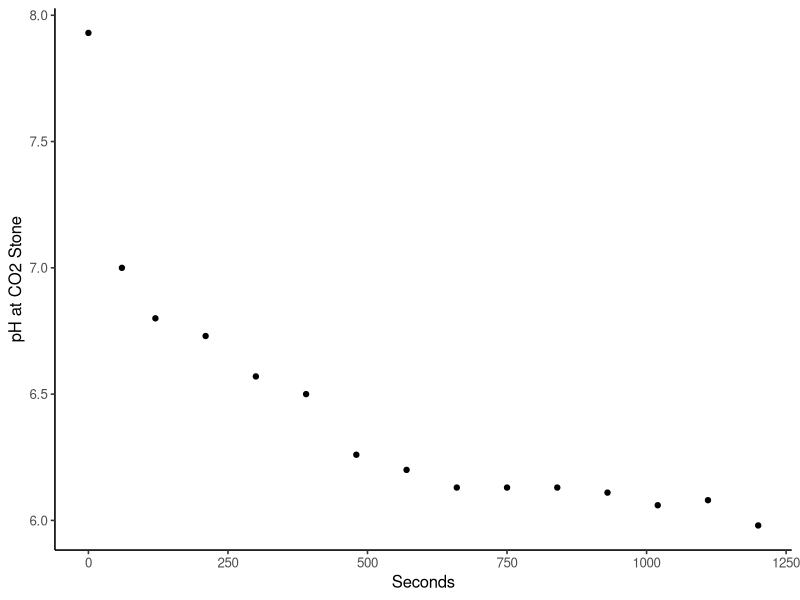
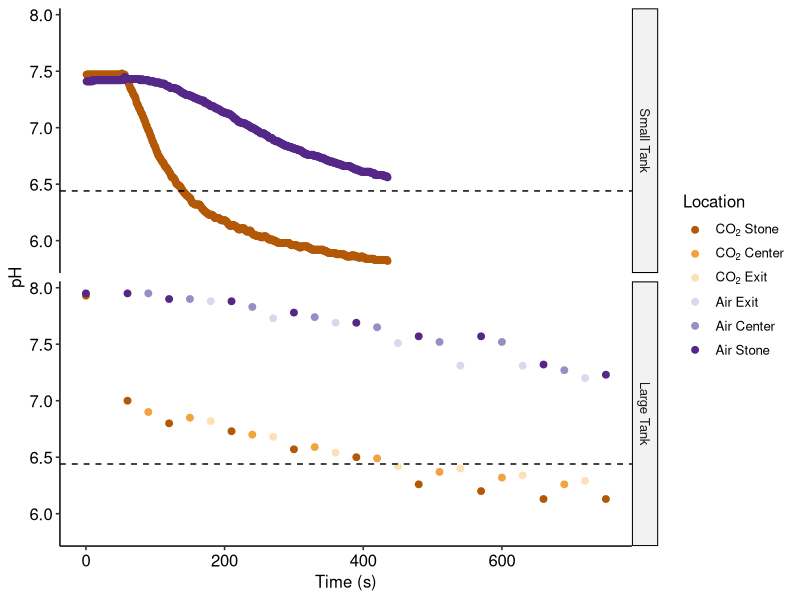

These charts were generated, in order, by the following R code:
# CO2 trends in large tank
library("reshape")
library("ggplot2")
library("ggpubr")
library("dplyr")

# uncomment to run script outside of CO2_Avoidance.Rmd
# setwd(dirname(rstudioapi::getActiveDocumentContext()$path))
# getwd()

# Prepare large tank pH values
largeCO2 <- read.csv("./Data/CO2_Map_Large.csv") %>% select(-Time) 

stone <- ggplot(largeCO2, aes(x = Seconds, y = CO2_Stone)) +
  geom_point() + theme_classic2() +
  labs(y = "pH at CO2 Stone")
stone

meltCO2_Large <- melt(largeCO2, na.rm = TRUE, id = 'Seconds')
# View(meltCO2)
meltCO2_Large$Tank <- c("Large Tank")


# Prepare small tank pH values
smallCO2 <- read.csv("./Data/CO2_Map_Small.csv") %>% select(-Time) 

meltCO2_Small <- melt(smallCO2, na.rm = TRUE, id = 'Seconds')
meltCO2_Small$Tank <- c("Small Tank")


# join small and large tank datasets
merge <- rbind(meltCO2_Large, meltCO2_Small)

# Scatterplot of pH over time

# Without facet
pH_Trend_Both_Chambers <- ggplot(merge, aes(x = Seconds, y = value, color = variable)) + 
  geom_point() +
 # geom_line() + # connect the dots for each sample location
 # geom_hline(yintercept = 6.44, linetype = "dashed") + # add approximate threshold value
  theme_pubr(legend = "right") +
  scale_color_brewer('Location',
                     palette = 'PuOr', 
                     labels = c(expression('CO'[2]*' Stone'), expression('CO'[2]*' Center'), expression('CO'[2]*' Exit'), 'Air Exit', 'Air Center','Air Stone')
  ) +
  labs(y = "pH", x = "Time (s)") # +

# pH_Trend_Both_Chambers

# With facet
merge$Tank <- factor(merge$Tank, levels = c("Small Tank", "Large Tank"))
 
pH_Trends_Both_Tanks <- ggplot(merge, aes(x = Seconds, y = value, color = variable)) + 
   geom_point(size = 2) +
   xlim(c(0,750)) +
   theme_pubr(legend = "right") +
   scale_color_brewer('Location',
                      palette = 'PuOr', 
                      labels = c(expression('CO'[2]*' Stone'), expression('CO'[2]*' Center'), expression('CO'[2]*' Exit'), 'Air Exit', 'Air Center','Air Stone')
   ) +
   labs(y = "pH", x = "Time (s)") + 
  geom_hline(yintercept = 6.44, linetype = "dashed") + # add approximate threshold value
  facet_grid(Tank ~.)

# pH_Trends_Both_Tanks

tiff("./Figures/TIF/pH_Trend_Both_Tanks.tif", width = 2100, height = 1200, units = "px", res = 300, compression = c("none"))
pH_Trends_Both_Tanks
dev.off()
